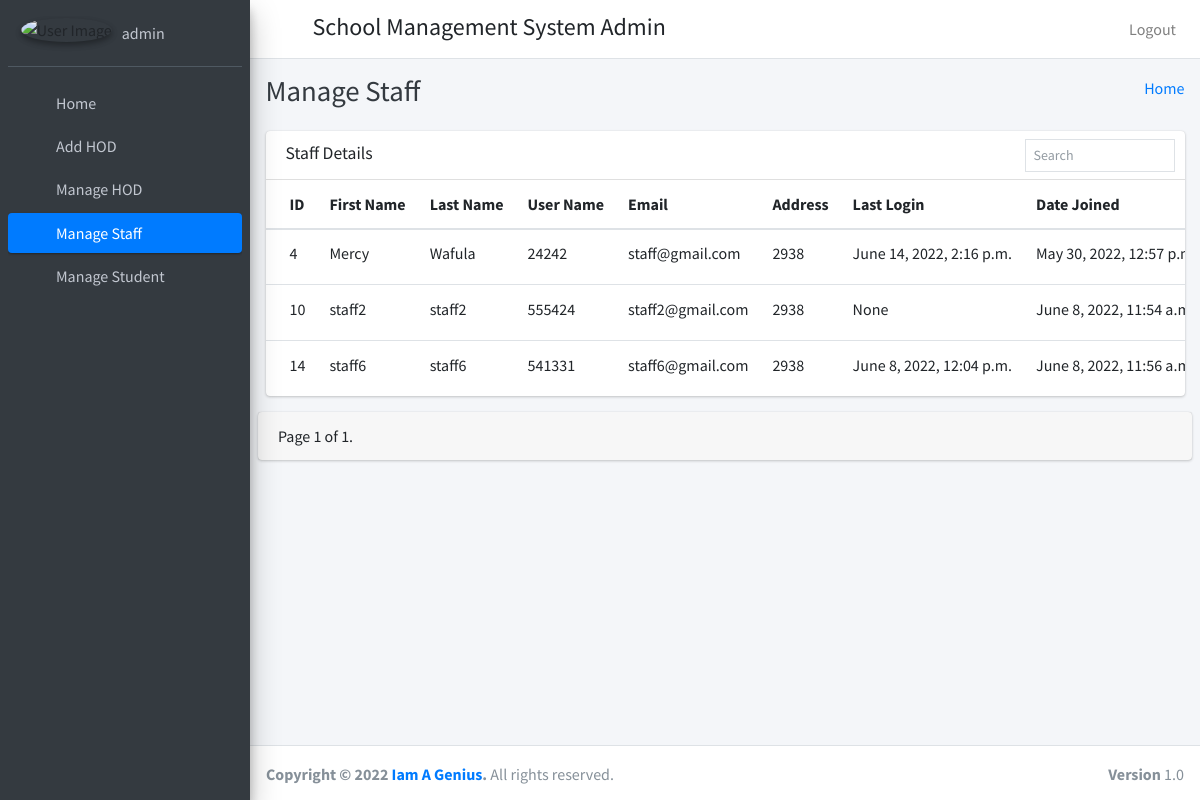
The page /Staff (signed in) on the database as committed earlier.
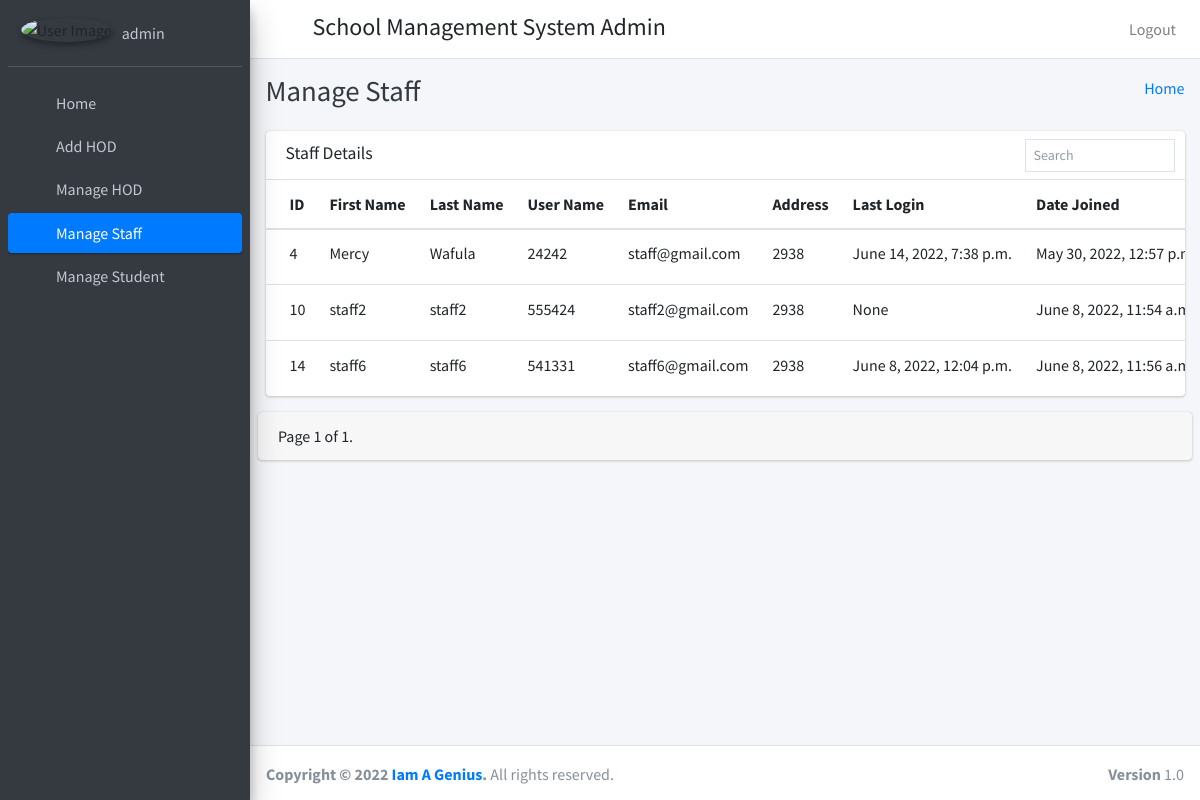
The same page on the database as committed later.
### Student/models.py (models this page shows)
class staff(models.Model):
    id = models.AutoField(primary_key=True)
    admin = models.OneToOneField(CustomUser, on_delete=models.CASCADE)
    address = models.TextField()
    created_at = models.DateTimeField(auto_now_add=True)
    updated_at = models.DateTimeField(auto_now_add=True)
    fcm_token=models.TextField(default="")
    objects=models.Manager()

class CustomUser(AbstractUser):
    user_type_data=((1,"HOD"),(3,"staff"),(4,"student"),(2,"admin"))
    user_type= models.CharField(default=1, choices=user_type_data,max_length=10)

### Student/admin_views.py (the view)
# urls.py: path('Staff',admin_views.Staff,name="Staff"),
def Staff(request):
    staf = staff.objects.all()
    filterstaf = StaffFilter(request.GET,queryset=staf)
    staf = filterstaf.qs
    paginator = Paginator(staf, 10)
    page = request.GET.get('page',1)
    page_obj = paginator.get_page(page)
    page_range = paginator.get_elided_page_range(number=page,on_each_side=3,on_ends=2)
    try:
        staf = paginator.page(page)
    except PageNotAnInteger:
        staf = paginator.page(1)
    except EmptyPage:
        staf = paginator.page(paginator.num_pages)
    context = {
        'staf':staf,
        'filterstaf':filterstaf.form,
        'page_obj':page_obj,
        'page_range':page_range
    }
    return render(request,'admin_template/manage_staff.html',context)

### templates/admin_template/manage_staff.html (shortened to what this page needs)
{% extends 'admin_template/base.html' %}
{% block page_title %} Manage Staff {% endblock page_title %}
{% load static %}
{% load i18n %}
{% block main_content %}
<section class="content" xmlns="http://www.w3.org/1999/html">
    <div class="container-fluid">
       <div class="row">
          <div class="col-12">
            <div class="card">
              <div class="card-header">
                  <h3 class="card-title">Staff Details</h3>
                  <div class="card-tools">
                    <form method="get" class="form-inline">
                      <div class="input-group input-group-sm border" style="width: 150px;">
                        {{filterstaf.admin__username}}
                        <div class="input-group-append">
                          <button class="btn" type="submit">
                            <i class="fas fa-search"></i>
                          </button>
                        </div>
                      </div>
                    </form>
                  </div>
              </div>
              <div class="card-body table-responsive p-0">
                <table class="table table-hover text-nowrap">
                  <thead>
                    <tr>
                      <th>ID</th>
                      <th>First Name</th>
                      <th>Last Name</th>
                      <th>User Name</th>
                      <th>Email</th>
                      <th>Address</th>
                      <th>Last Login</th>
                      <th>Date Joined</th>
                    </tr>
                  </thead>
                  <tbody>
                  {% for staff in staf %}
                    <tr>
                      {% if staff.admin.id == 3 %}
                      {% else %}
                          <td>{{ staff.admin.id }}</td>
                          <td>{{ staff.admin.first_name }}</td>
                          <td>{{ staff.admin.last_name }}</td>
                          <td>{{ staff.admin.username }}</td>
                          <td>{{ staff.admin.email }}</td>
                          <td>{{ staff.address }}</td>
                          <td>{{ staff.admin.last_login }}</td>
                          <td>{{ staff.admin.date_joined }}</td>
                      {% endif %}
                    </tr>
                  {% endfor %}
                  </tbody>
                </table>
              </div>
            </div>
          </div>
        </div>
      </div>
      <div class="card">
           <div class="card-footer">
              <div class="row">
                  <div class="col-lg-6">
                      <div class="pagination">
                          <span class="step-links">
                              <span class="current">
                                   Page  {{ page_obj.number }}  of  {{ page_obj.paginator.num_pages }}.
                              </span>
                          </span>
                      </div>
                  </div>
                  <div class="col-lg-6">
                  </div>
              </div>
          </div>
      </div>
</section>
{% endblock main_content %}

Rows that differ between the two databases and show on the page:
changed through a linked row, staff "Mercy": admin.last_login "June 14, 2022, 2:16 p.m." → "June 14, 2022, 7:38 p.m."
